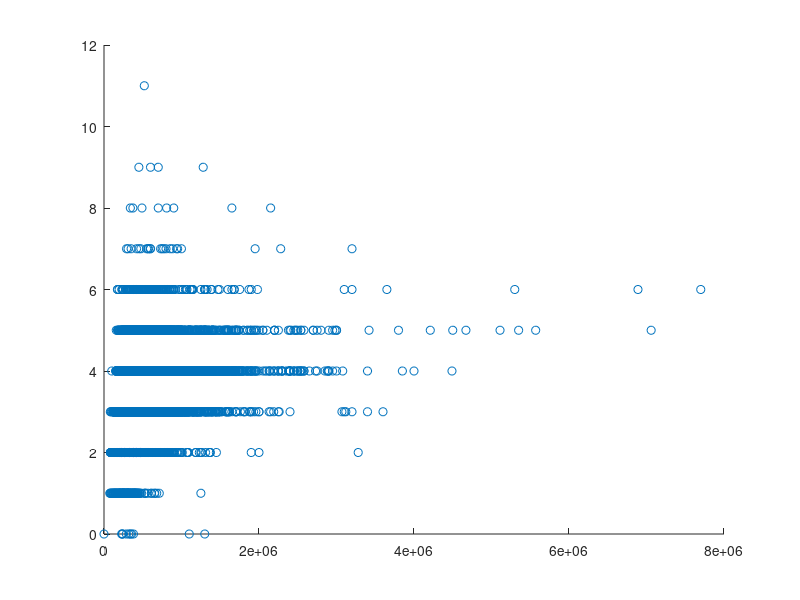
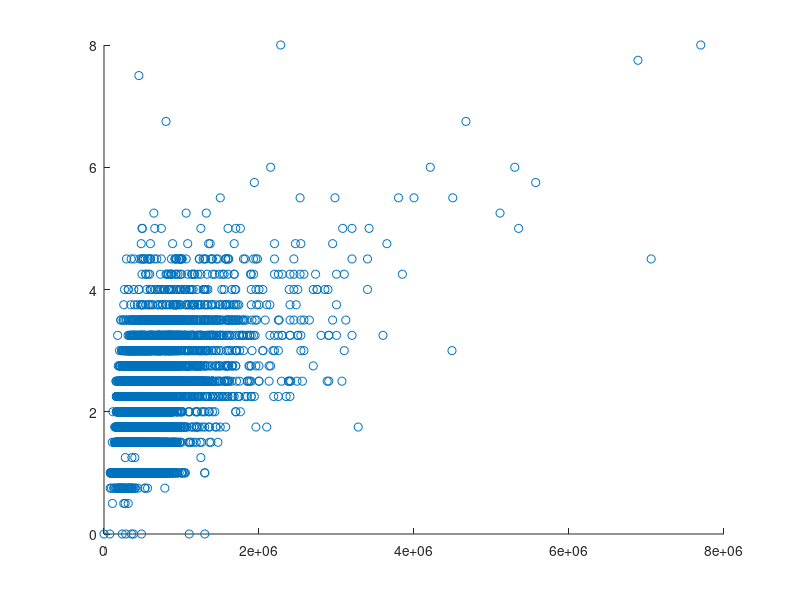
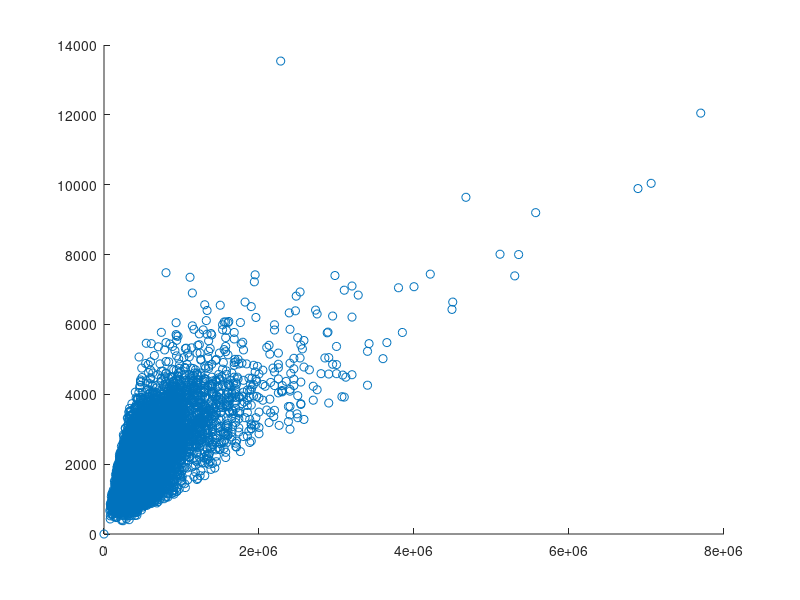
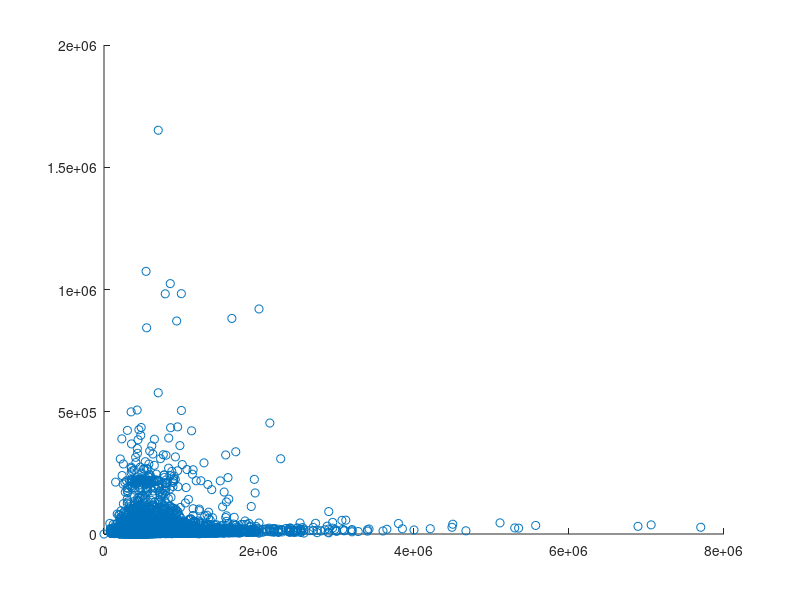

The MATLAB source for these figures, in order:
clc
clear
close all
parameters=xlsread('train.csv');
target=parameters(:,3);
target_norm=(target-mean(target))./std(target);
p0=ones(17999,1);
bedrooms=parameters(:,4);
bathrooms=parameters(:,5);
sqftliving=parameters(:,6);
sqftiot=parameters(:,7);
floors=parameters(:,8);
waterfront=parameters(:,9);
view=parameters(:,10);
conditon=parameters(:,11);
grade=parameters(:,12);
sqftabove=parameters(:,13);
sqftbase=parameters(:,14);
yrbuilt=parameters(:,15);
yrrenov=parameters(:,16);
zipcode=parameters(:,17);
lat=parameters(:,18);
long=parameters(:,19);
sqftliving2=parameters(:,20);
sqftiot2=parameters(:,21);
i=1:17999;
figure();
scatter(target,bedrooms);
figure();
scatter(target,bathrooms);
figure();
scatter(target,sqftliving);
figure();
scatter(target,sqftiot);
figure();
scatter(target,floors);
figure();
scatter(target,waterfront);
figure();
scatter(target,view);
figure();
scatter(target,conditon);
figure();
scatter(target,grade);
figure();
scatter(target,sqftabove);
figure();
scatter(target,sqftbase);
figure();
scatter(target,yrbuilt);
figure();
scatter(target,yrrenov);
figure();
scatter(target,zipcode);
figure();
scatter(target,lat);
figure();
scatter(target,long);
figure();
scatter(target,sqftliving2);
figure();
scatter(target,sqftiot2);





% p1_norm=(p1-mean(p1))./std(p1);
% p2_norm=(p2-mean(p2))./std(p2);
% p3_norm=(p3-mean(p3))./std(p3);
% p4_norm=(p4-mean(p4))./std(p4);
% x=[p0,p1,p2,p3,p4]
% m=17999;
% theta= zeros(5,1);
% k=1
% c(k)=(1/(2*m))*sum(x*theta-target_norm);
% 
% alpha=0.1;
% coverged =0
% while converged~=1
%     theta=theta-(alpha/m)*x'*(x*theta-target_norm);
%     k=k+1
%     c(k)=(1/(2*m))*sum(x*theta-target_norm);